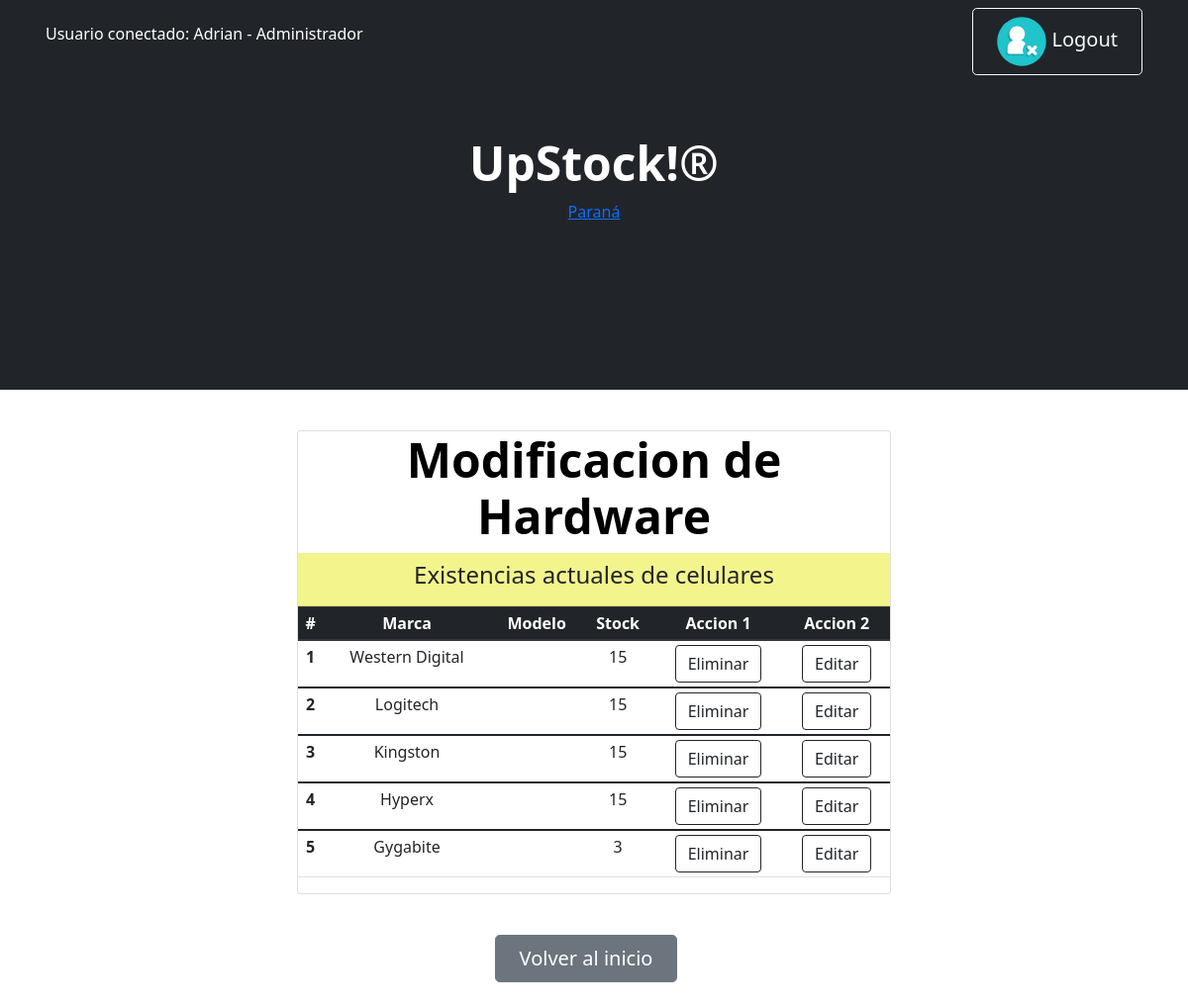
The page /upstock/show_hard_edit/ (signed in) on the database its author committed.
### Miapp/models.py (models this page shows, shortened)
class Hardware (models.Model):
    tipo= models.CharField (max_length=50)
    marca= models.CharField (max_length=50)
    stock= models.IntegerField()

### Miapp/views.py (the view)
# urls.py: path('show_hard_edit/',show_hard_edit,name="show_hard_edit"),
@permission_required('Miapp.change_hardware', raise_exception=True)
@login_required(login_url='Inicio')
def show_hard_edit(request):
    lista=Hardware.objects.all()
    return render(request,"show_hard_edit.html",{"Hardware":lista})

### Miapp/templates/show_hard_edit.html
{% extends 'padre.html' %}
{% load static %}
{% block Contenido_cambiante %}
<h1 class="display-5 fw-bolder text-black mb-2"> Modificacion de Hardware</h1>
<div class="card-header" style="background-color: rgba(244, 244, 136, 0.957);">
  <h4>Existencias actuales de celulares</h4>
</div>
    <table class="table table-sm">
        <thead class="thead-dark">
          <tr>
            <th scope="col">#</th>
            <th scope="col">Marca</th>
            <th scope="col">Modelo</th>
            <th scope="col">Stock</th>
            <th scope="col">Accion 1</th>
            <th scope="col">Accion 2</th>
          </tr>
        </thead>
        {% for items in Hardware %}
        <tbody>
          <tr>
            <th scope="row">{{items.id}}</th>
            <td>{{items.marca}}</td>
            <td>{{items.modelo}}</td>
            <td>{{items.stock}}</td>
            {% if  perms.Miapp.delete_hardware %}
            <td><div><form action="{% url 'eliminar_hard' items.id %}" method="POST">{% csrf_token %}
                <button class="btn btn-outline-dark">Eliminar</button>
            </form></div></td>
            {% endif %}
            {% if  perms.Miapp.change_hardware %}
            <td><div><a href="{% url 'editar_hard' items.id %}">{% csrf_token %}
                <button class="btn btn-outline-dark">Editar</button>
            </a></div></td>
            {% endif %}
          </tr>
        </tbody>
        {% endfor %}
    </table>
{% endblock %}

### Miapp/templates/padre.html (shortened to what this page needs)
<!DOCTYPE html>
<html lang="en">
    <head>
        {% load static %}
        <link rel="stylesheet" href="https://cdn.jsdelivr.net/npm/bootstrap@4.0.0/dist/css/bootstrap.min.css"
>
        <link href="https://cdn.jsdelivr.net/npm/bootstrap-icons@1.4.1/font/bootstrap-icons.css" rel="stylesheet" />
        <link href="{%static 'css/styles.css'%}" rel="stylesheet" />
    </head>
    <body id="divconfondo">
            <nav class="navbar navbar-expand-lg navbar-dark bg-dark">
            <div class="container px-3">
            {% if user.is_authenticated %}
                    <p style="color:white"> Usuario conectado: {{user.username}} - {{user.groups.all.0}}</p>
                    <a class="btn btn-outline-light btn-lg px-4" href="{% url 'Logout' %}"> <img class="icon input-icon" src="{% static 'assets/logout.svg' %}" alt=""> Logout</a>
            {% endif %}
        </nav>
        <header class="bg-dark py-1">
            <div class="container px-1">
                <div class="row  justify-content-center">
                    <div class="col-lg-6">
                        <div class="text-center my-5">
                            <h1 class="display-5 fw-bolder text-white mb-2">UpStock!®</h1>
                                 <div id="tw_19_1704680239">
                                <div style="width:120px; height:140px; margin: 0 auto;">
                                <a href="https://hotelmix.es/time/parana-30036">Paraná</a><br/></div></div>
                        </div>
                    </div>
                </div>
            </div>
        </header>
        <div class="text-center py-3"  >
            <div id="tarjeta" class="card">
                {% block Contenido_cambiante %}
                {% endblock Contenido_cambiante %}
            </div>
        </div>
        <div id="botoninicio" class="text-center">
    <a class="btn btn-secondary btn-lg px-4 me-sm-3" href="{% url 'Inicio'%}">Volver al inicio</a>
    </div>

### rows shown on the page
Hardware: id "1", marca "Western Digital", stock "15"
Hardware: id "2", marca "Logitech", stock "15"
Hardware: id "3", marca "Kingston", stock "15"
Hardware: id "4", marca "Hyperx", stock "15"
Hardware: id "5", marca "Gygabite", stock "3"

### other values the page prints
{{ user.username }} "Adrian"
{{ user.groups.all.0 }} "Administrador"
